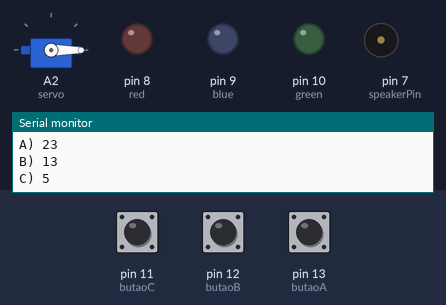
Recording of a sketch running on a simulated Arduino Uno, built with avr-gcc and run on an emulated ATmega328P. Parts: servo, output pins drawn as LEDs (lit = HIGH), buzzer (waves = sounding, pin HIGH), the last lines printed to the serial monitor. The test bench sets the inputs (shaded band); at power-on: pin 11 (butaoC) HIGH, pin 12 (butaoB) HIGH, pin 13 (butaoA) HIGH. Random numbers use the default seed unless the sketch sets one.

Above: at 1.2 s.
1.3 s: pin 11 (butaoC) pulled LOW for 0.15 s
At 3.3 s:
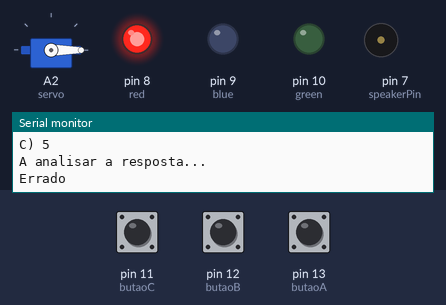
3.8 s: pin 12 (butaoB) pulled LOW for 0.15 s
At 5.2 s:
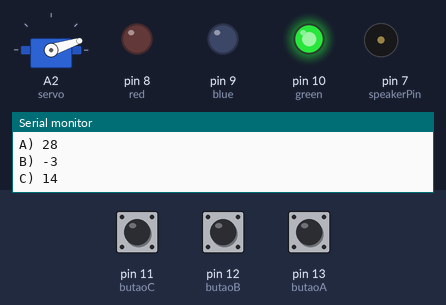
6.3 s: pin 11 (butaoC) pulled LOW for 1 s
At 8.3 s:
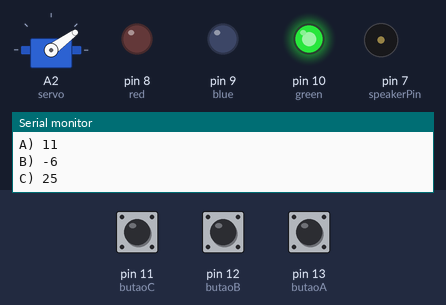
8.8 s: pin 13 (butaoA) pulled LOW for 0.15 s
At 10.2 s:
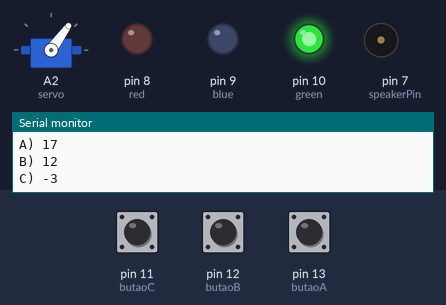
11.3 s: pin 12 (butaoB) pulled LOW for 1 s
At 13.3 s:
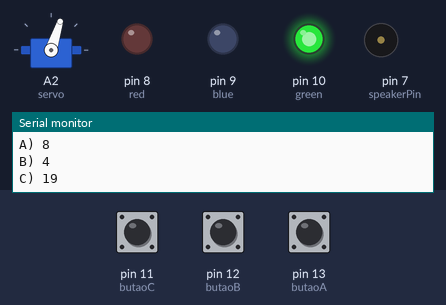
13.8 s: pin 13 (butaoA) pulled LOW for 1 s
At 15.2 s:
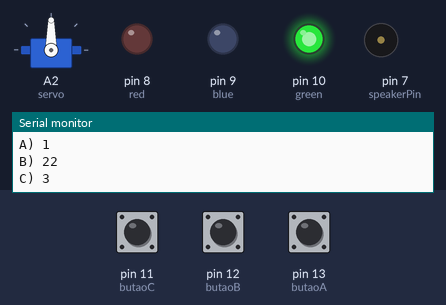
Timing chart, 0 to 16.8 s (numbered marks = the images above; inputs shaded):
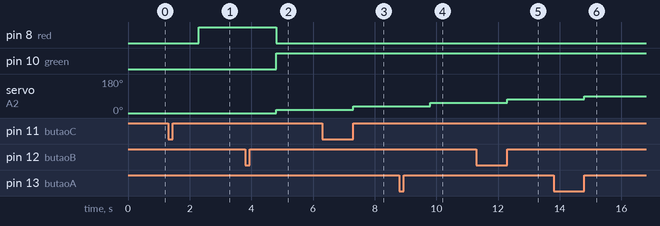

The sketch:

matematica.ino
```cpp
#include <Servo.h>
int butaoA = 13, butaoB = 12, butaoC = 11, green = 10, blue = 9, red = 8;
int rand1;
int rand2;
int num = 0;
int resposta = 0;
int resultado;
int b = 0;
int sinal;
int rodar = 0;
int contador = 0;
int jokers = 1;

int resp1;
int resp2;
int pos1;
int pos2;
int pos3;

int opcao[3];
Servo servo;


int speakerPin = 7;

int length = 10;               // the number of notes
char notes[] = "fefeca a#a ";  // a space represents a rest
int beats[] = {
  4,
  1,
  1,
  1,
  1,
  1,
  1,
  2,
};
int tempo = 300;

void playTone(int tone, int duration) {
  for (long i = 0; i < duration * 1000L; i += tone * 2) {
    digitalWrite(speakerPin, HIGH);
    delayMicroseconds(tone);
    digitalWrite(speakerPin, LOW);
    delayMicroseconds(tone);
  }
}

void playNote(char note, int duration) {
  char names[] = { 'c', 'd', 'd#', 'e', 'f', 'g', 'g#', 'a', 'a#' };
  int tones[] = { 1915, 1700, 1608, 1519, 1432, 1275, 1205, 1136, 1073 };

  // play the tone corresponding to the note name
  for (int i = 0; i < 8; i++) {
    if (names[i] == note) {
      playTone(tones[i], duration);
    }
  }
}
void musica() {
  for (int i = 0; i < length; i++) {
    if (notes[i] == ' ') {
      delay(beats[i] * tempo);  // rest
    } else {
      playNote(notes[i], beats[i] * tempo);
    }

    // pause between notes
    delay(tempo / 2);
  }
}

void operacao() {
  Serial.print("\n");
  Serial.print(rand1);
  switch (sinal) {
    case 0:
      Serial.print("+");
      resultado = rand1 + rand2;
      break;
    case 1:
      Serial.print("-");
      resultado = rand1 - rand2;
      break;
    case 2:
      Serial.print("*");
      resultado = rand1 * rand2;
      break;
    case 3:
      Serial.print("/");
      if (rand2 == 0) rand2 = rand2 + 1;
      resultado = rand1 / rand2;
      break;
  }

  Serial.print(rand2);
  Serial.print("=");
  Serial.print("?");
  Serial.print("\n");
}

void opcoes() {
  pos1 = random(11, 14);
  pos2 = random(11, 14);
  while (pos1 == pos2) {
    pos2 = random(11, 14);
  }
  pos3 = random(11, 14);
  while (pos1 == pos3 || pos2 == pos3) {
    pos3 = random(11, 14);
  }
  if (pos1 == 11) {
    Serial.print("A) ");
    Serial.print(resp1);
    Serial.print("\n");
    opcao[0] = resp1;
  } else if (pos2 == 11) {
    Serial.print("A) ");
    Serial.print(resp2);
    Serial.print("\n");
    opcao[0] = resp2;
  } else if (pos3 == 11) {
    Serial.print("A) ");
    Serial.print(resultado);
    Serial.print("\n");
    opcao[0] = resultado;
  }
  if (pos1 == 12) {
    Serial.print("B) ");
    Serial.print(resp1);
    Serial.print("\n");
    opcao[1] = resp1;
  } else if (pos2 == 12) {
    Serial.print("B) ");
    Serial.print(resp2);
    Serial.print("\n");
    opcao[1] = resp2;
  } else if (pos3 == 12) {
    Serial.print("B) ");
    Serial.print(resultado);
    Serial.print("\n");
    opcao[1] = resultado;
  }
  if (pos1 == 13) {
    Serial.print("C) ");
    Serial.print(resp1);
    Serial.print("\n");
    opcao[2] = resp1;
  } else if (pos2 == 13) {
    Serial.print("C) ");
    Serial.print(resp2);
    Serial.print("\n");
    opcao[2] = resp2;
  } else if (pos3 == 13) {
    Serial.print("C) ");
    Serial.print(resultado);
    Serial.print("\n");
    opcao[2] = resultado;
  }
}

void gerarRespRandom() {
  resp1 = random(1, 20);
  resp2 = random(1, 20);
  resp2 = resp2 - resultado;
  resp1 = resp1 + resultado;
  if (resp1 == resp2) {
    resp1 = resp1 + 5;
  }
  if (resp1 == resultado) {
    resp1 = resp1 + 1;
  } else if (resp2 == resultado) {
    resp2 = resp2 - 1;
  }
  opcoes();
}
void randolas() {
  sinal = random(0, 4);
  rand1 = random(0, 10);
  rand2 = random(0, 10);
  operacao();
  gerarRespRandom();
}
void setup() {
  Serial.begin(9600);
  pinMode(butaoA, INPUT_PULLUP);
  pinMode(butaoB, INPUT_PULLUP);
  pinMode(butaoC, INPUT_PULLUP);
  pinMode(speakerPin, OUTPUT);
  servo.attach(A2);
  servo.write(0);

  pinMode(green, OUTPUT);
  pinMode(blue, OUTPUT);
  pinMode(red, OUTPUT);
  randomSeed(analogRead(0));
  randolas();
}


void loop() {
  if (Serial.read() == 'j') {
    if (jokers > 0) {
      Serial.print("Joker\n");
      randolas();
      jokers--;
    } else {
      Serial.print("Joker indisponivel\n");
    }
  } else {
    if (digitalRead(butaoA) == LOW) {
      Serial.print("A analisar a resposta...\n");
      delay(1000);
      if (opcao[0] == resultado) {
        digitalWrite(red, LOW);
        digitalWrite(green, HIGH);
        Serial.print("Certo\n");
        if (contador == 10) {
          Serial.print("10 CERTAS");
          musica();
          jokers = jokers + 3;
        }
        contador = contador + 1;
        rodar = rodar + 18;
        resposta = 0;
        servo.write(rodar);
        randolas();
      } else {
        digitalWrite(green, LOW);
        digitalWrite(red, HIGH);
        Serial.print("Errado\n");
        rodar = 0;
        contador = 0;
        servo.write(rodar);
        resposta = 0;
      }
    } else if (digitalRead(butaoB) == LOW) {

      Serial.print("A analisar a resposta...\n");
      delay(1000);
      if (opcao[1] == resultado) {
        digitalWrite(red, LOW);
        digitalWrite(green, HIGH);
        Serial.print("Certo\n");
        if (contador == 10) {
          Serial.print("10 CERTAS");
          musica();
          jokers = jokers + 3;
        }
        contador = contador + 1;
        rodar = rodar + 18;
        resposta = 0;
        servo.write(rodar);
        randolas();
      } else {
        digitalWrite(green, LOW);
        digitalWrite(red, HIGH);
        Serial.print("Errado\n");
        rodar = 0;
        contador = 0;
        servo.write(rodar);
        resposta = 0;
      }
    } else if (digitalRead(butaoC) == LOW) {

      Serial.print("A analisar a resposta...\n");
      delay(1000);
      if (opcao[2] == resultado) {
        digitalWrite(red, LOW);
        digitalWrite(green, HIGH);
        Serial.print("Certo\n");
        if (contador == 10) {
          Serial.print("10 CERTAS");
          musica();
          jokers = jokers + 3;
        }
        contador = contador + 1;
        rodar = rodar + 18;
        resposta = 0;
        servo.write(rodar);
        randolas();
      } else {
        digitalWrite(green, LOW);
        digitalWrite(red, HIGH);
        Serial.print("Errado\n");
        rodar = 0;
        contador = 0;
        servo.write(rodar);
        resposta = 0;
      }
    }
  }


  /*
  while (Serial.available()) {
    num = Serial.read();
    if(num == 45){
      resultado = resultado * -1;
    }else if (num != 10) {
      resposta = resposta * 10 + (num - 48);
    } else {
      if (resposta == resultado) {
        digitalWrite(red, LOW);
        digitalWrite(green, HIGH);
        Serial.print("Certo\n");
        if(contador ==10){
          Serial.print("10 CERTAS");
          musica();
        }
        contador = contador+1;
        rodar = rodar +18;
        resposta = 0;
        servo.write(rodar);
        randolas();

      } else {
        digitalWrite(green, LOW);
        digitalWrite(red, HIGH);
        Serial.print("Errado\n");
        rodar = 0;
        contador = 0;
        servo.write(rodar);
        resposta = 0;
      }
    }
  }*/
}
```

Measured:
- after the input at 1.3 s, pin 8 (red): LOW → HIGH after 1.0 s
- after the input at 3.8 s, pin 8 (red): HIGH → LOW after 1.0 s; pin 10 (green): LOW → HIGH after 1.0 s; servo on A2 (servo): 0° → 18° after 1.0 s
- after the input at 6.3 s, servo on A2 (servo): 18° → 36° after 1.0 s
- after the input at 8.8 s, servo on A2 (servo): 36° → 54° after 1.0 s
- after the input at 11.3 s, servo on A2 (servo): 54° → 72° after 1.0 s
- after the input at 13.8 s, servo on A2 (servo): 72° → 90° after 1.0 s
